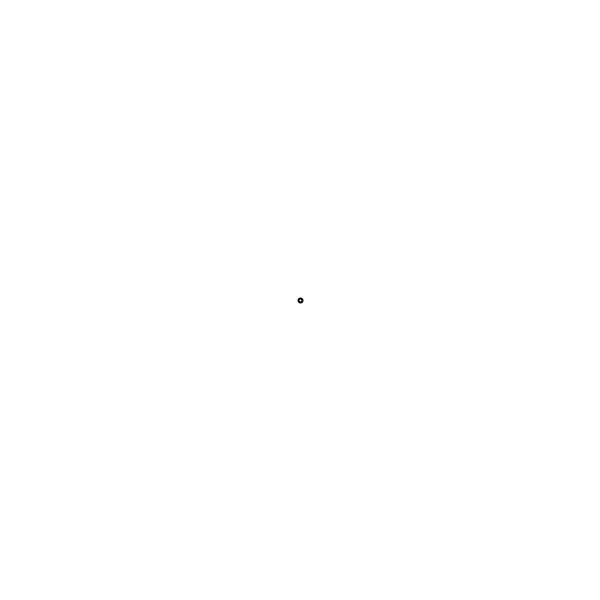
Frame 1 (no input)
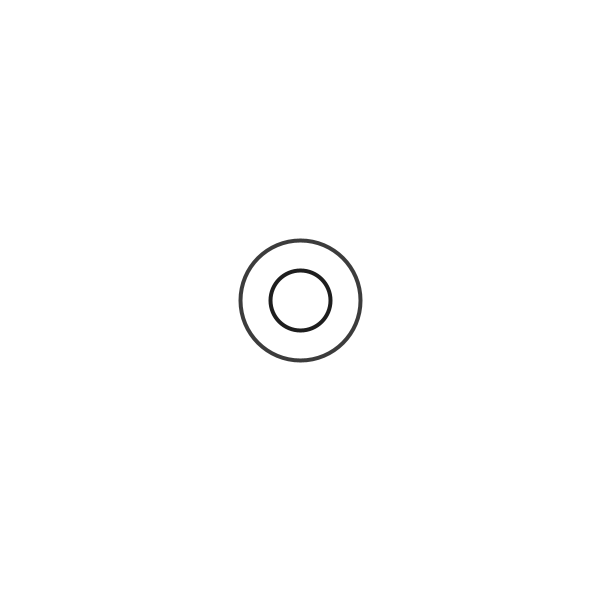
Frame 60 (the mouse pressed at the canvas centre just before this capture)
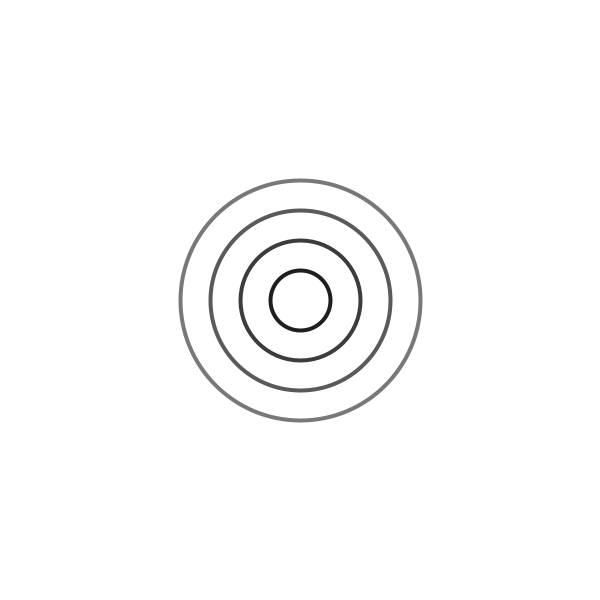
Frame 120 (the mouse held since frame 60 and released just before this capture)

The Processing sketch that drew these frames (run headless with seeded random() and noise(); from frame 60 on, the mouse is pressed at the canvas centre):

// Processing sketch: ex3
// ── ex3.pde
int r0 = 0, N = 10;
void setup() {
  size(600, 600);
  background(255);
  fill(255, 255, 255);
  strokeWeight(4);
  smooth();
}

void draw() {
  r0++;
  if ( r0 > 255 ) {
    r0 -= 30;
    N--;
  }
  int r = r0, cnt = 0;
  while ( r > 0 && cnt < N ) {
    stroke(r, r, r);
    ellipse(width / 2, height / 2, r * 2, r * 2);
    cnt++;
    r -= 30;
  }
}
